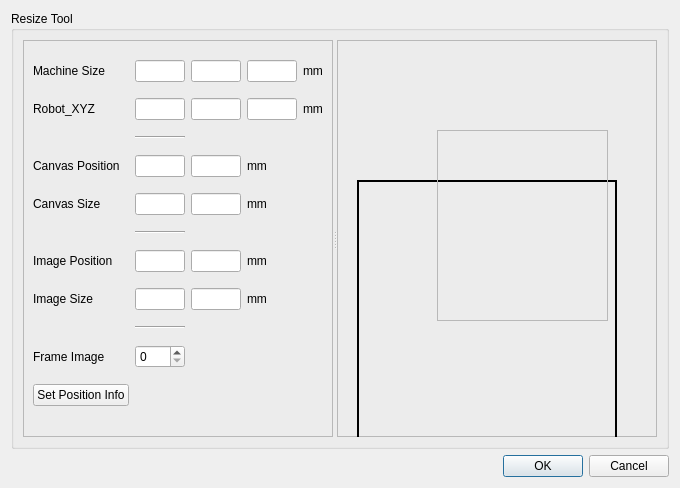
<?xml version="1.0" encoding="UTF-8"?>
<ui version="4.0">
 <class>Dialog_RTD</class>
 <widget class="QDialog" name="Dialog_RTD">
  <property name="geometry">
   <rect>
    <x>0</x>
    <y>0</y>
    <width>680</width>
    <height>488</height>
   </rect>
  </property>
  <property name="windowTitle">
   <string>Resize Tool Dialog</string>
  </property>
  <layout class="QVBoxLayout" name="verticalLayout">
   <item>
    <widget class="QGroupBox" name="groupBox_RTD_Resize">
     <property name="title">
      <string>Resize Tool</string>
     </property>
     <layout class="QVBoxLayout" name="verticalLayout_2">
      <item>
       <widget class="QSplitter" name="splitter_RTD">
        <property name="orientation">
         <enum>Qt::Horizontal</enum>
        </property>
        <widget class="QFrame" name="frame_RTD_Commands">
         <property name="maximumSize">
          <size>
           <width>310</width>
           <height>16777215</height>
          </size>
         </property>
         <property name="frameShape">
          <enum>QFrame::StyledPanel</enum>
         </property>
         <property name="frameShadow">
          <enum>QFrame::Raised</enum>
         </property>
         <layout class="QGridLayout" name="gridLayout">
          <item row="9" column="0">
           <widget class="QLabel" name="label_RTD_Frame">
            <property name="text">
             <string>Frame Image</string>
            </property>
           </widget>
          </item>
          <item row="1" column="0">
           <widget class="QLabel" name="label_RTD_Machine_pos">
            <property name="text">
             <string>Robot_XYZ</string>
            </property>
           </widget>
          </item>
          <item row="7" column="1">
           <widget class="QLineEdit" name="lineEdit_RTD_Image_Size_W"/>
          </item>
          <item row="0" column="3">
           <widget class="QLineEdit" name="lineEdit_RTD_Machine_Size_z"/>
          </item>
          <item row="5" column="1">
           <widget class="Line" name="line_2">
            <property name="orientation">
             <enum>Qt::Horizontal</enum>
            </property>
           </widget>
          </item>
          <item row="1" column="2">
           <widget class="QLineEdit" name="lineEdit_RTD_Machine_pos_y"/>
          </item>
          <item row="1" column="4">
           <widget class="QLabel" name="label_RTD_Machine_pos_unit">
            <property name="text">
             <string>mm</string>
            </property>
           </widget>
          </item>
          <item row="2" column="1">
           <widget class="Line" name="line">
            <property name="orientation">
             <enum>Qt::Horizontal</enum>
            </property>
           </widget>
          </item>
          <item row="3" column="0">
           <widget class="QLabel" name="label_RTD_Canvas_pos">
            <property name="text">
             <string>Canvas Position</string>
            </property>
           </widget>
          </item>
          <item row="4" column="2">
           <widget class="QLineEdit" name="lineEdit_RTD_Canvas_Size_H"/>
          </item>
          <item row="1" column="3">
           <widget class="QLineEdit" name="lineEdit_RTD_Machine_pos_z"/>
          </item>
          <item row="6" column="1">
           <widget class="QLineEdit" name="lineEdit_RTD_Image_pos_x"/>
          </item>
          <item row="6" column="2">
           <widget class="QLineEdit" name="lineEdit_RTD_Image_pos_y"/>
          </item>
          <item row="3" column="2">
           <widget class="QLineEdit" name="lineEdit_RTD_Canvas_pos_y"/>
          </item>
          <item row="3" column="1">
           <widget class="QLineEdit" name="lineEdit_RTD_Canvas_pos_x"/>
          </item>
          <item row="7" column="0">
           <widget class="QLabel" name="label_RTD_Image_Size">
            <property name="text">
             <string>Image Size</string>
            </property>
           </widget>
          </item>
          <item row="1" column="1">
           <widget class="QLineEdit" name="lineEdit_RTD_Machine_pos_x"/>
          </item>
          <item row="4" column="0">
           <widget class="QLabel" name="label_RTD_Canvas_Size">
            <property name="text">
             <string>Canvas Size</string>
            </property>
           </widget>
          </item>
          <item row="0" column="1">
           <widget class="QLineEdit" name="lineEdit_RTD_Machine_Size_x"/>
          </item>
          <item row="0" column="2">
           <widget class="QLineEdit" name="lineEdit_RTD_Machine_Size_y"/>
          </item>
          <item row="4" column="1">
           <widget class="QLineEdit" name="lineEdit_RTD_Canvas_Size_W"/>
          </item>
          <item row="11" column="0">
           <widget class="QPushButton" name="pushButton_RTD_Set_Resized">
            <property name="text">
             <string>Set Position Info</string>
            </property>
           </widget>
          </item>
          <item row="0" column="0">
           <widget class="QLabel" name="label_RTD_Machine_Size">
            <property name="text">
             <string>Machine Size</string>
            </property>
           </widget>
          </item>
          <item row="9" column="1">
           <widget class="QSpinBox" name="spinBox_RTD_Frame">
            <property name="maximum">
             <number>1</number>
            </property>
           </widget>
          </item>
          <item row="3" column="3">
           <widget class="QLabel" name="label_RTD_Canvas_pos_unit">
            <property name="text">
             <string>mm</string>
            </property>
           </widget>
          </item>
          <item row="7" column="2">
           <widget class="QLineEdit" name="lineEdit_RTD_Image_Size_H"/>
          </item>
          <item row="0" column="4">
           <widget class="QLabel" name="label_RTD_Machine_Size_unit">
            <property name="text">
             <string>mm</string>
            </property>
           </widget>
          </item>
          <item row="6" column="0">
           <widget class="QLabel" name="label_RTD_Image_pos">
            <property name="text">
             <string>Image Position</string>
            </property>
           </widget>
          </item>
          <item row="6" column="3">
           <widget class="QLabel" name="label_RTD_Image_pos_unit">
            <property name="text">
             <string>mm</string>
            </property>
           </widget>
          </item>
          <item row="7" column="3">
           <widget class="QLabel" name="label_RTD_Image_Size_unit">
            <property name="text">
             <string>mm</string>
            </property>
           </widget>
          </item>
          <item row="4" column="3">
           <widget class="QLabel" name="label_RTD_Canvas_Size_unit">
            <property name="text">
             <string>mm</string>
            </property>
           </widget>
          </item>
          <item row="8" column="1">
           <widget class="Line" name="line_3">
            <property name="orientation">
             <enum>Qt::Horizontal</enum>
            </property>
           </widget>
          </item>
         </layout>
        </widget>
        <widget class="QFrame" name="frame_RTD_Images">
         <property name="frameShape">
          <enum>QFrame::StyledPanel</enum>
         </property>
         <property name="frameShadow">
          <enum>QFrame::Raised</enum>
         </property>
         <widget class="QLabel" name="label_RTD_Canvas">
          <property name="geometry">
           <rect>
            <x>100</x>
            <y>90</y>
            <width>171</width>
            <height>191</height>
           </rect>
          </property>
          <property name="frameShape">
           <enum>QFrame::StyledPanel</enum>
          </property>
          <property name="text">
           <string/>
          </property>
          <property name="pixmap">
           <pixmap>img/Canvas.png</pixmap>
          </property>
          <property name="scaledContents">
           <bool>true</bool>
          </property>
         </widget>
         <widget class="QLabel" name="label_RTD_Image">
          <property name="geometry">
           <rect>
            <x>200</x>
            <y>130</y>
            <width>47</width>
            <height>13</height>
           </rect>
          </property>
          <property name="text">
           <string/>
          </property>
          <property name="pixmap">
           <pixmap>img/PreImage.png</pixmap>
          </property>
         </widget>
         <widget class="QLabel" name="label_RTD_Machine">
          <property name="geometry">
           <rect>
            <x>20</x>
            <y>140</y>
            <width>260</width>
            <height>260</height>
           </rect>
          </property>
          <property name="frameShape">
           <enum>QFrame::WinPanel</enum>
          </property>
          <property name="text">
           <string/>
          </property>
          <property name="pixmap">
           <pixmap>img/Machine.png</pixmap>
          </property>
          <property name="scaledContents">
           <bool>true</bool>
          </property>
         </widget>
         <widget class="QLabel" name="label_RTD_Machine_Point">
          <property name="geometry">
           <rect>
            <x>20</x>
            <y>370</y>
            <width>30</width>
            <height>30</height>
           </rect>
          </property>
          <property name="text">
           <string/>
          </property>
          <property name="pixmap">
           <pixmap>img/MachinePoint.png</pixmap>
          </property>
          <property name="scaledContents">
           <bool>true</bool>
          </property>
         </widget>
         <zorder>label_RTD_Machine</zorder>
         <zorder>label_RTD_Canvas</zorder>
         <zorder>label_RTD_Image</zorder>
         <zorder>label_RTD_Machine_Point</zorder>
        </widget>
       </widget>
      </item>
     </layout>
    </widget>
   </item>
   <item>
    <widget class="QDialogButtonBox" name="buttonBox_RTD">
     <property name="orientation">
      <enum>Qt::Horizontal</enum>
     </property>
     <property name="standardButtons">
      <set>QDialogButtonBox::Cancel|QDialogButtonBox::Ok</set>
     </property>
    </widget>
   </item>
  </layout>
 </widget>
 <resources/>
 <connections>
  <connection>
   <sender>buttonBox_RTD</sender>
   <signal>accepted()</signal>
   <receiver>Dialog_RTD</receiver>
   <slot>accept()</slot>
   <hints>
    <hint type="sourcelabel">
     <x>248</x>
     <y>254</y>
    </hint>
    <hint type="destinationlabel">
     <x>157</x>
     <y>274</y>
    </hint>
   </hints>
  </connection>
  <connection>
   <sender>buttonBox_RTD</sender>
   <signal>rejected()</signal>
   <receiver>Dialog_RTD</receiver>
   <slot>reject()</slot>
   <hints>
    <hint type="sourcelabel">
     <x>316</x>
     <y>260</y>
    </hint>
    <hint type="destinationlabel">
     <x>286</x>
     <y>274</y>
    </hint>
   </hints>
  </connection>
 </connections>
</ui>
